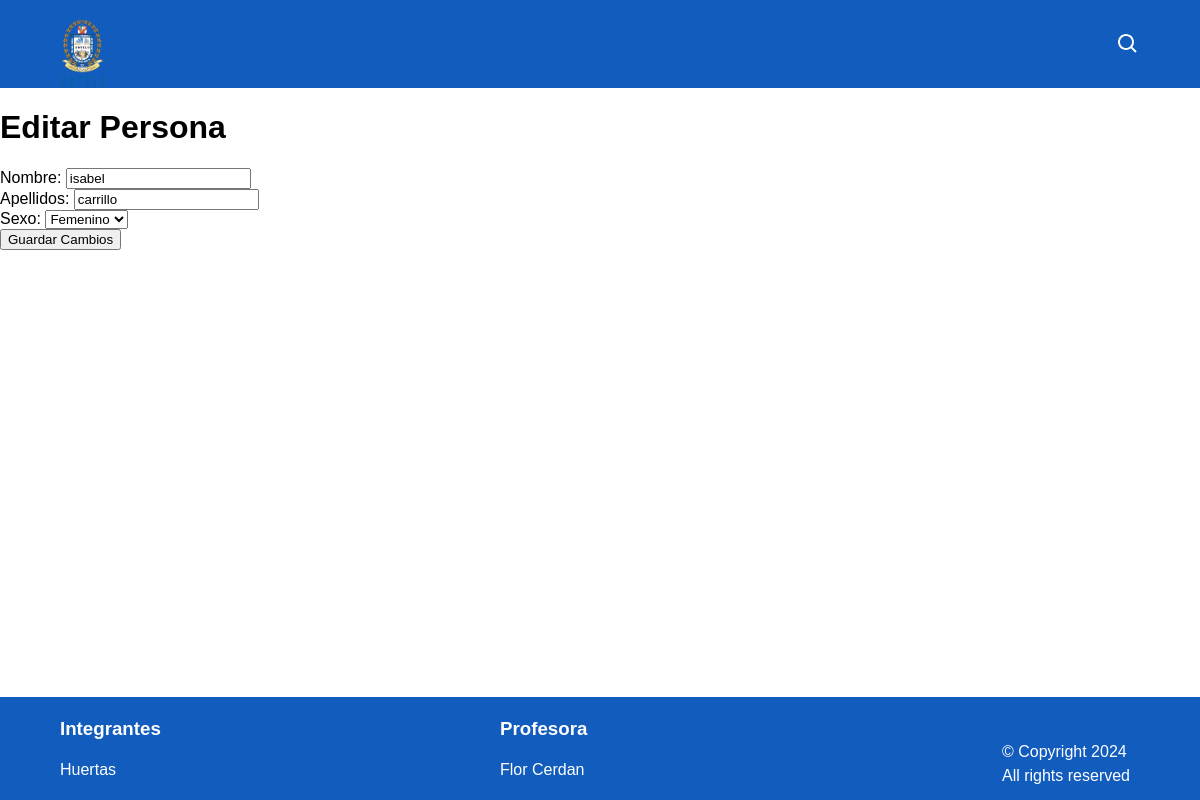
The app's page /editar_persona/1/ with its own data.
### miapp/models.py (models this page shows)
class Huertas_Persona(models.Model):
    SEXO = [
        ('M', 'Masculino'),
        ('F', 'Femenino'),
    ]
    nombre = models.CharField(max_length=100)
    apellidos = models.CharField(max_length=100)
    sexo = models.CharField(max_length=1, choices=SEXO)
    fecha_registro = models.DateTimeField(auto_now_add=True)

### miapp/views.py (the view, shortened to what this page needs)
# urls.py: path('editar_persona/<int:id>/', views.editar_persona, name='editar_persona'),
def editar_persona(request, id):
    persona = get_object_or_404(Huertas_Persona, id=id)
    return render(request, 'editar_persona.html', {'persona': persona})

### miapp/templates/editar_persona.html (shortened to what this page needs)
{% extends 'layout.html' %}
{% block content %}
<h1>Editar Persona</h1>
<form action="{% url 'editar_persona' persona.id %}" method="post">
    <label for="nombre">Nombre:</label>
    <input type="text" id="nombre" name="nombre" value="{{ persona.nombre }}" required>
    <br>
    <label for="apellidos">Apellidos:</label>
    <input type="text" id="apellidos" name="apellidos" value="{{ persona.apellidos }}" required>
    <br>
    <label for="sexo">Sexo:</label>
    <select id="sexo" name="sexo">
        <option value="F" {% if persona.sexo == 'F' %}selected{% endif %}>Femenino</option>
    </select>
    <br>
    <button type="submit">Guardar Cambios</button>
</form>
{% endblock %}

### miapp/static/css/styles.css (style rules this page uses)
* { box-sizing: border-box; }
html { font-size: 16px; margin: 0; height: 100%; }
body { font-family: "GT America Trial", sans-serif; margin: 0; display: flex; flex-direction: column; height: 100%; }
html, body { height: 100%; margin: 0; }
body { display: flex; flex-direction: column; }

### records on screen
Huertas_Persona: nombre "isabel", apellidos "carrillo", sexo "Femenino"
